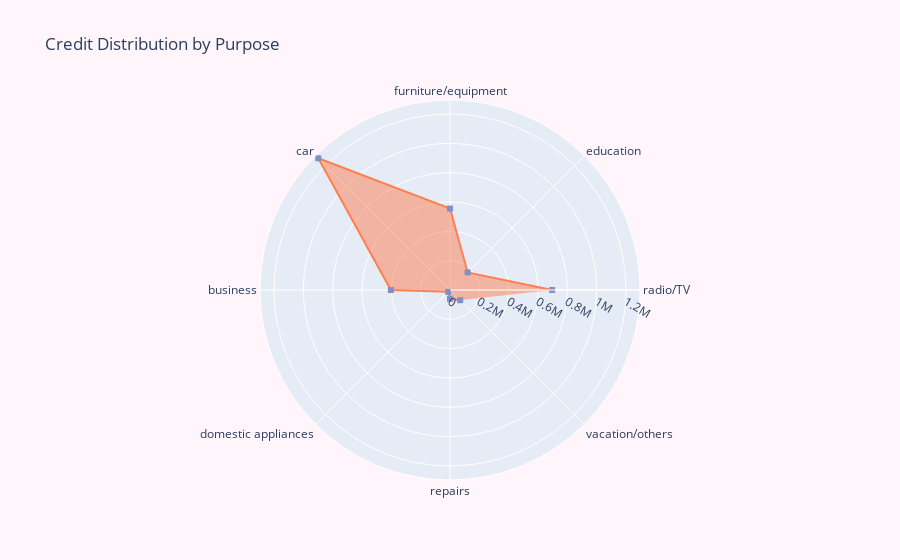

The notebook cell this image was saved under:
### Markdown cell above
Khám phá mục đích của khoản vay:
Trong phần này, mục đích chính của nhóm là xem mục đích nào có nhiều khả năng mang lại rủi ro nhất, nói cách khác, mục đích nào trong số những mục đích này có nhiều khả năng được coi là khoản cho vay có rủi ro cao. Ngoài ra, nhóm muốn khám phá khía cạnh hoạt động của doanh nghiệp, bằng cách xác định mục đích nào mà mục đích nào đóng góp nhiều nhất cho các khoản vay được phát hành.
Tóm lược:
Cars, Radio/TV và Furniture và Equipment chiếm hơn 50% tổng rủi ro và có tỷ lệ phân phối tín dụng được phát hành cao nhất
Các mục đích còn lại không phải là mục đích thường xuyên khi vay vốn.
Cars and Radio/TV ít rủi ro hơn từ góc độ hoạt động vì nó có khoảng cách lớn nhất giữa good và bad risk.

### Code cell
radio_tv = np.sum(df['Credit amount'].loc[df['Purpose'] == 'radio/TV'].values)
education = np.sum(df['Credit amount'].loc[df['Purpose'] == 'education'].values)
furniture = np.sum(df['Credit amount'].loc[df['Purpose'] == 'furniture/equipment'].values)
car = np.sum(df['Credit amount'].loc[df['Purpose'] == 'car'].values)
business = np.sum(df['Credit amount'].loc[df['Purpose'] == 'business'].values)
domestic_app = np.sum(df['Credit amount'].loc[df['Purpose'] == 'domestic appliances'].values)
repairs = np.sum(df['Credit amount'].loc[df['Purpose'] == 'repairs'].values)
vacation_others = np.sum(df['Credit amount'].loc[df['Purpose'] == 'vacation/others'].values)

df_purposes = pd.DataFrame(data=[[radio_tv, education, furniture, car, business, domestic_app, repairs, vacation_others]],
                          columns=df["Purpose"].unique())

print(df_purposes)

data = [
    go.Scatterpolar(
        r = [radio_tv, education, furniture,car, business, domestic_app, repairs, vacation_others],
        theta = df['Purpose'].unique().tolist(),
        line = dict(
            color = "#ff7f50"
        ),
        mode = 'lines+markers',
        fill='toself',
        marker = dict(
            color = '#8090c7',
            symbol='square',
            size=6
        )
    )
]

layout = go.Layout(
    showlegend = False,
    title= "Credit Distribution by Purpose",
    paper_bgcolor = "rgb(255, 245, 250)"
)

fig = dict(data=data, layout=layout)
iplot(fig, filename = 'polar/basic')

### Figure 1 — Plotly figure (JSON) as saved in the notebook; plotly's stock layout.template omitted (floating-point values rounded to 4 significant figures)
{"data": [{"fill": "toself", "line": {"color": "#ff7f50"}, "marker": {"color": "#8090c7", "size": 6, "symbol": "square"}, "mode": "lines+markers", "r": [696543, 169873, 555125, 1269881, 403330, 17976, 60018, 98512], "theta": ["radio/TV", "education", "furniture/equipment", "car", "business", "domestic appliances", "repairs", "vacation/others"], "type": "scatterpolar"}], "layout": {"paper_bgcolor": "rgb(255, 245, 250)", "showlegend": false, "title": {"text": "Credit Distribution by Purpose"}}}
